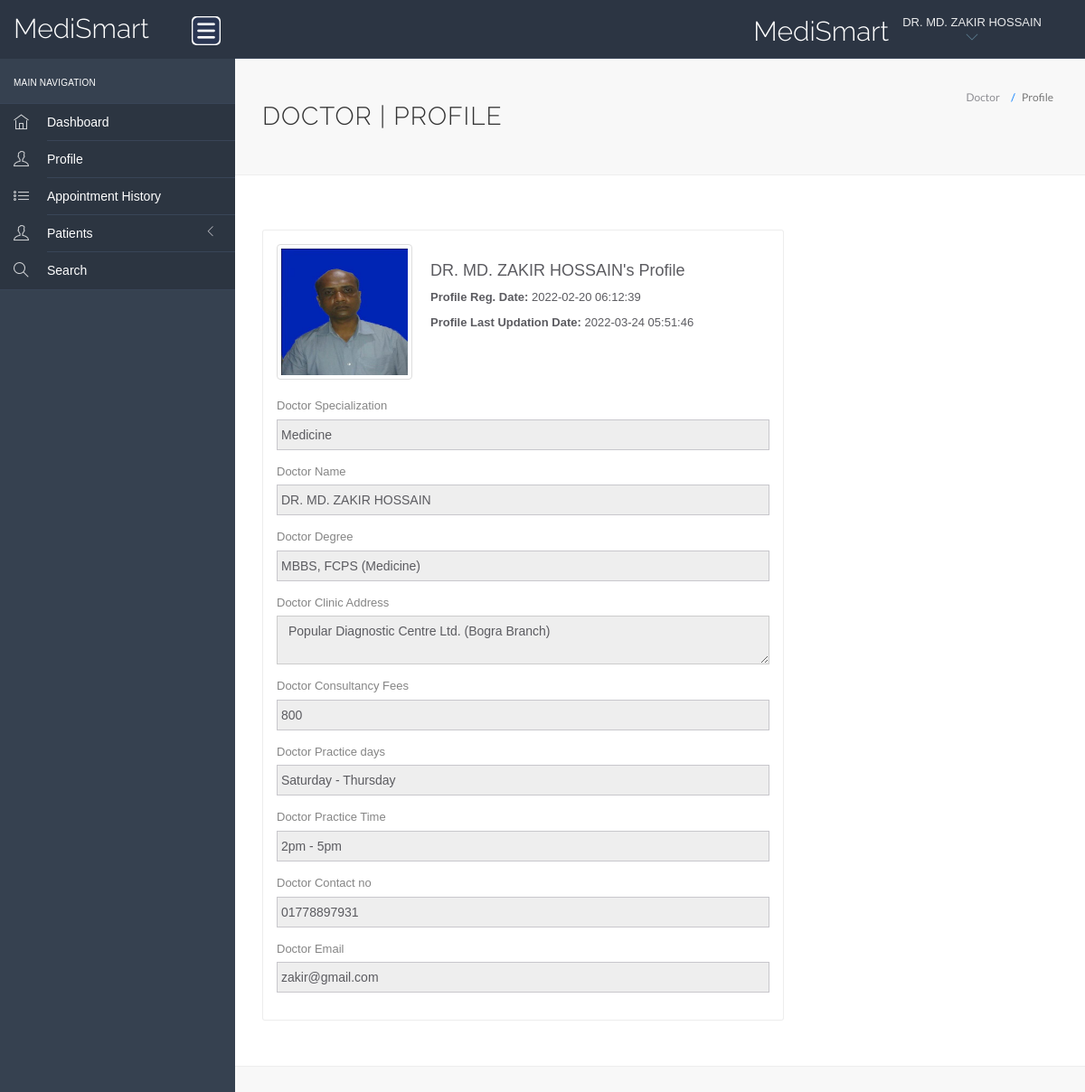
Screenshot of /hms/doctor/doc-profile.php (signed in) with the database file from the repository.
### tables this page shows
CREATE TABLE `doctors` (
  `id` int(11) NOT NULL,
  `specilization` varchar(255) DEFAULT NULL,
  `doctorName` varchar(255) DEFAULT NULL,
  `profile_pic` varchar(255) NOT NULL,
  `docgender` varchar(10) NOT NULL,
  `docdegree` varchar(255) NOT NULL,
  `address` longtext DEFAULT NULL,
  `docFees` varchar(255) DEFAULT NULL,
  `practicedays` varchar(30) NOT NULL,
  `practicetime` varchar(30) NOT NULL,
  `contactno` varchar(13) DEFAULT NULL,
  `docEmail` varchar(255) DEFAULT NULL,
  `password` varchar(255) DEFAULT NULL,
  `creationDate` timestamp NULL DEFAULT current_timestamp(),
  `updationDate` timestamp NULL DEFAULT NULL ON UPDATE current_timestamp()
);

### hms/doctor/doc-profile.php (the view, shortened to what this page needs)
<?php
	include('include/config.php');
?>
<!DOCTYPE html>
<html lang="en">
<head>
    <link rel="stylesheet" href="vendor/bootstrap/css/bootstrap.min.css">
    <link rel="stylesheet" href="vendor/fontawesome/css/font-awesome.min.css">
    <link rel="stylesheet" href="vendor/themify-icons/themify-icons.min.css">
    <link href="vendor/animate.css/animate.min.css" rel="stylesheet" media="screen">
    <link href="vendor/perfect-scrollbar/perfect-scrollbar.min.css" rel="stylesheet" media="screen">
    <link href="vendor/switchery/switchery.min.css" rel="stylesheet" media="screen">
    <link href="vendor/bootstrap-touchspin/jquery.bootstrap-touchspin.min.css" rel="stylesheet" media="screen">
    <link href="vendor/select2/select2.min.css" rel="stylesheet" media="screen">
    <link href="vendor/bootstrap-datepicker/bootstrap-datepicker3.standalone.min.css" rel="stylesheet" media="screen">
    <link href="vendor/bootstrap-timepicker/bootstrap-timepicker.min.css" rel="stylesheet" media="screen">
    <link rel="stylesheet" href="assets/css/styles.css">
    <link rel="stylesheet" href="assets/css/plugins.css">
    <link rel="stylesheet" href="assets/css/themes/theme-5.css" id="skin_color" />
</head>
<body>
    <div id="app">
        <?php include('include/sidebar.php');?>
        <div class="app-content">
            <?php include('include/header.php');?>
            <div class="main-content">
                <div class="wrap-content container" id="container">
                    <section id="page-title">
                        <div class="row">
                            <div class="col-sm-8">
                                <h1 class="mainTitle">Doctor | Profile</h1>
                            </div>
                            <ol class="breadcrumb">
                                <li>
                                    <span>Doctor</span>
                                </li>
                                <li class="active">
                                    <span>Profile</span>
                                </li>
                            </ol>
                        </div>
                    </section>
                    <div class="container-fluid container-fullw bg-white">
                        <div class="row">
                            <div class="col-md-12">
                                <div class="row margin-top-30">
                                    <div class="col-lg-8 col-md-12">
                                        <div class="panel panel-white">
                                            <div class="panel-body">
                                                <?php
                                                $sql=mysqli_query($con,"select * from doctors where docEmail='".$_SESSION['dlogin']."'");
                                                  while($data=mysqli_fetch_array($sql)){
                                                ?>
                                                <div class="profile-container" style="display: flex;">
                                                    <div class="profile-image">
                                                        <?php $pic = ($data["profile_pic"] != "" ) ? $data["profile_pic"] : "doctor.png" ?>
                                                        <a href="../admin/profile_pics/<?php echo $pic ?>"
                                                            target="_blank"><img
                                                                src="../admin/profile_pics/<?php echo $pic ?>" alt=""
                                                                width="150" height="150" class="thumbnail"></a>
                                                    </div>
                                                    <div class="profile-info" style="padding: 20px;">
                                                        <h4><?php echo htmlentities($data['doctorName']);?>'s Profile
                                                        </h4>
                                                        <p><b>Profile Reg. Date:
                                                            </b><?php echo htmlentities($data['creationDate']);?></p>
                                                        <?php if($data['updationDate']){?>
                                                        <p><b>Profile Last Updation Date:
                                                            </b><?php echo htmlentities($data['updationDate']);?></p>
                                                        <?php } ?>
                                                    </div>
                                                </div>
                                                <form role="form" name="adddoc" method="post"
                                                    onSubmit="return valid();">
                                                    <div class="form-group">
                                                        <label for="specilization">
                                                            Doctor Specialization
                                                        </label>
                                                        <input type="text" name="specilization" class="form-control"
                                                            readonly="readonly"
                                                            value="<?php echo htmlentities($data['specilization']);?>">
                                                    </div>
                                                    <div class="form-group">
                                                        <label for="doctorname">
                                                            Doctor Name
                                                        </label>
                                                        <input type="text" name="docname" class="form-control"
                                                            readonly="readonly"
                                                            value="<?php echo htmlentities($data['doctorName']);?>">
                                                    </div>
                                                    <div class="form-group">
                                                        <label for="docdegree">
                                                            Doctor Degree
                                                        </label>
                                                        <input type="text" name="docdegree" class="form-control"
                                                            readonly="readonly"
                                                            value="<?php echo htmlentities($data['docdegree']);?>">
                                                    </div>
                                                    <div class="form-group">
                                                        <label for="address">
                                                            Doctor Clinic Address
                                                        </label>
                                                        <textarea name="clinicaddress" class="form-control"
                                                            readonly><?php echo htmlentities($data['address']);?></textarea>
                                                    </div>
                                                    <div class="form-group">
                                                        <label for="fess">
                                                            Doctor Consultancy Fees
                                                        </label>
                                                        <input type="text" name="docfees" class="form-control"
                                                            readonly="readonly"
                                                            value="<?php echo htmlentities($data['docFees']);?>">
                                                    </div>
                                                    <div class="form-group">
                                                        <label for="practicedays">
                                                            Doctor Practice days
                                                        </label>
                                                        <input type="text" name="practicedays" class="form-control"
                                                            readonly="readonly"
                                                            value="<?php echo htmlentities($data['practicedays']);?>">
                                                    </div>
                                                    <div class="form-group">
                                                        <label for="practicetime">
                                                            Doctor Practice Time
                                                        </label>
                                                        <input type="text" name="practicetime" class="form-control"
                                                            readonly="readonly"
                                                            value="<?php echo htmlentities($data['practicetime']);?>">
                                                    </div>
                                                    <div class="form-group">
                                                        <label for="fess">
                                                            Doctor Contact no
                                                        </label>
                                                        <input type="text" name="doccontact" class="form-control"
                                                            readonly="readonly"
                                                            value="<?php echo htmlentities($data['contactno']);?>">
                                                    </div>
                                                    <div class="form-group">
                                                        <label for="fess">
                                                            Doctor Email
                                                        </label>
                                                        <input type="email" name="docemail" class="form-control"
                                                            readonly="readonly"
                                                            value="<?php echo htmlentities($data['docEmail']);?>">
                                                    </div>
                                                    <?php } ?>
                                                </form>
                                            </div>
                                        </div>
                                    </div>
                                </div>
                            </div>
                        </div>
                    </div>
                </div>
            </div>
        </div>
</body>
</html>

### hms/doctor/include/header.php (shortened to what this page needs)
<header class="navbar navbar-default navbar-static-top">
    <div class="navbar-header">
        <a class="navbar-brand" href="#">
            <h2 style="padding-top:10%; color: white;">MediSmart</h2>
        </a>
        <a href="#" class="sidebar-toggler pull-right visible-md visible-lg" data-toggle-class="app-sidebar-closed"
            data-toggle-target="#app">
            <img src="../assets/images/menu.png" alt="Menu" width="32" height="32"
                style="background-color: white; border-radius: 5px;">
        </a>
    </div>
    <div class="navbar-collapse collapse">
        <ul class="nav navbar-right">
            <li style="padding-top:5% ">
                <h2 style="color: white">MediSmart</h2>
            </li>
            <li class="dropdown current-user">
                <a href class="dropdown-toggle" data-toggle="dropdown">
                    <span class="username">
                        <?php $query=mysqli_query($con,"select doctorName from doctors where id='".$_SESSION['id']."'");
                            while($row=mysqli_fetch_array($query))
                            {
                                echo $row['doctorName'];
                            }
						?>
                        <i class="ti-angle-down"></i>
                    </span>
                </a>
            </li>
        </ul>
    </div>
</header>

### hms/doctor/assets/css/themes/theme-5.css (style rules this page uses)
body { background: #f8f8f8; }
header .navbar-header { background: #2c3543 !important; border-right-color: transparent !important; border-bottom-color: transparent !important; }
header .navbar-header .sidebar-toggler, header .navbar-header .sidebar-mobile-toggler { color: #5f8295 !important; }
header .navbar-header .navbar-brand { color: #ffffff !important; }
header .navbar-collapse { background: #2c3543 !important; border-bottom-color: #394557 !important; box-shadow: none !important; }
header .navbar-collapse .navbar-right > li > a { color: #ffffff; }
header .navbar-collapse .navbar-right > li > a i { color: #5f8295 !important; }

### rows the page displays
doctors: doctorName "DR. MD. ZAKIR HOSSAIN", profile_pic (picture), creationDate "2022-02-20 06:12:39", updationDate "2022-03-24 05:51:46", specilization "Medicine", docname "DR. MD. ZAKIR HOSSAIN", docdegree "MBBS, FCPS (Medicine)", clinicaddress "Popular Diagnostic Centre Ltd. (Bogra Branch)", docfees "800", practicedays "Saturday - Thursday", practicetime "2pm - 5pm", doccontact "01778897931", docemail "zakir@gmail.com"
